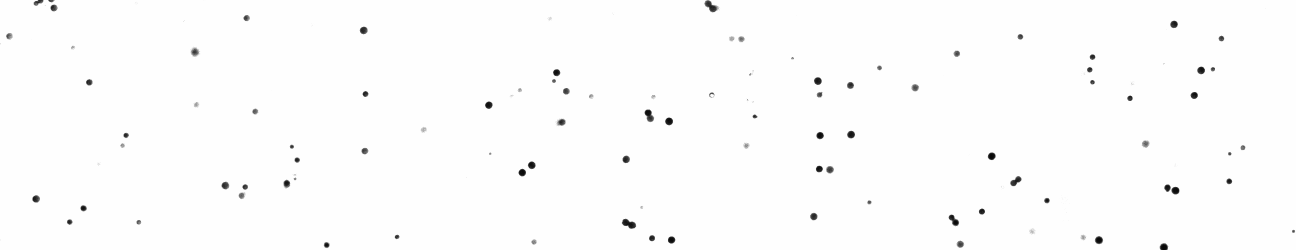
#> input picture ExampleImageSets/original.bmp, 2592 x 500 px, given as the content of the folder ../Test Images/First Sample Images, which was not available (shown at 1/2 size)
$ python determineParticleSizes.py   (older library calls are emulated)
#> lines starting #> are read from the running program, lines starting #| are printed output that depends on the picture; after the words box and inside, x2 and y2 are one past the last pixel; in counts of white or black regions, pixels touching at a corner belong together; pictures that were not available may be replaced by others from this repository, and a replacement may not be noted
# Python 3.6.5 opencv2 script for post-image processing
# Specifically exports areas, diameters, and other units of measure of particles
# during floc strength testing and finds averages, minimums, and maximums.
# Written by Jenny Liu

# Imports:
import cv2
import numpy as np
import xlsxwriter as xls
import math
from itertools import compress
import pathlib
import os, os.path

# Global declarations:
############################## DO NOT MODIFY ###################################
PROJECTED_PIXEL_SIZE = 3.45
CLARITY_THRESHOLD = 10
AREA_THRESHOLD_MIN = 3
AREA_THRESHOLD_MAX = 18000

# A list of cropped images to be written out when TEST is True
crops = []

# Global Lists of Measurements:
filtered_min_area_rects = []
auto_areas = []
pixel_areas = []
auto_diameters = []
pixel_diameters = []
major_axes = []
minor_axes = []
aspect_ratios = []
eccentricities = []
surface_areas = []
sauter_diameters = []
volumes = []
sphericities = []


# Modified with user prompt - PLEASE DO NOT CHANGE THIS HERE
AVG_PARTICLE_HEIGHT = -1.0

############################# PLEASE MODIFY  ###################################
IMAGE_FOLDER_PATH = str(pathlib.Path("../Test Images/First Sample Images"))
TEST_RESULTS_PATH = str(pathlib.Path(IMAGE_FOLDER_PATH + "/img_results"))
RESULTS_FILENAME = str(pathlib.Path(TEST_RESULTS_PATH + "/results_test.xlsx"))


# Turn True if you would like to customize the threshold parameter!
# False results in the default Otsu Algorithm optimum threshold calculation.
CUSTOM_THRESH = True
THRESH_PARAM = 80

# Testing toggle. If True, writes out each step to image files.
TEST = True

################################## MAIN CODE  #####################################
def main():
    # Make sure that the optimized version of the code in cv2 is used here
    cv2.setUseOptimized(True)

    # Create test image folder
    pathlib.Path(TEST_RESULTS_PATH).mkdir(exist_ok = True)
    pathlib.Path(TEST_RESULTS_PATH + "/crops").mkdir(exist_ok = True)

    # Set up the excel file to be modified and set the row in the excel file
    # to start writing at
    workbook, xl_sheet_data, xl_sheet_summary = setup_xl_file()
    num_particles = 0
    startRow = 1

    # Optionally have user input an estimate for particle height
    request_height()
#> the answer given: y
#> the loop in request_height, `while True:` made 1 pass; the answer given on pass 1: 100

    # Make a list of file names in the directory to test and sort them
    file_list = [x for x in os.listdir(IMAGE_FOLDER_PATH) if not os.path.isdir(os.path.join(IMAGE_FOLDER_PATH, x))]

    # Test all images within the folder designated by IMAGE_FOLDER_PATH
    # for file_name in os.listdir(IMAGE_FOLDER_PATH):
    for file_name in file_list:
        # Skip over any non-image files
        if not file_name.endswith(".bmp"):
            continue

        print(file_name)
        img = cv2.imread(os.path.join(IMAGE_FOLDER_PATH, file_name))
#> img is the input picture: shape (500, 2592, 3); min 4, max 254, mean 252.4
        num_particles = analyse(img, startRow, os.path.splitext(file_name)[0], xl_sheet_data)
        startRow = startRow + num_particles
        clear_lists()

    # Write out the summary sheet in the excel workbook, and clear out crops list
    write_xl_summaries(startRow, workbook, xl_sheet_data, xl_sheet_summary)
    crops.clear()
    workbook.close()


# General analysing function. Returns the number of particles successfully
# analysed.
def analyse(img, startRow, file_name, xl_sheet_data):
    test_img(file_name + "_1_original", img)

    img = crop_left_border(img)

    sobel_img, clahe_img = apply_filters(file_name, img)

    thresh_img = threshold_make_binary(clahe_img)

    # Calculate areas and diameters for the particles, both with the contours
    # and by manually counting the pixels
    calc_areas(sobel_img, thresh_img, file_name, img)
    calc_diameters()

    # Find the length of the major and minor axis, the aspect ratios, as well as eccentricity,
    # or how circular the ellipse is (keep in mind, this is merely a cross-section). The closer
    # to 0, the more circular.
    find_side_related_measures()

    # Find the surface areas, volumes, and sauter diameters if the user provides
    # an estimate for the average height of all the particles
    find_height_dependent_measures()

    write_data_to_excel(file_name, startRow, xl_sheet_data)

    return len(auto_areas)


# Apply multiple filters such as grayscale, denoising, clahe, and sobel to the original
# image and return the sobel and clahe results
def apply_filters(file_name, img):
    # Applying a variety of edits and filters to make size calculations easier
    gray_img = grayscale(img)
    test_img(file_name + "_2_gray", gray_img)
    denoise_img = denoise(gray_img)
    test_img(file_name + "_3_denoised", denoise_img)

    # Increase contrast on denoised image and grayscale image using CLAHE
    clahe_denoise_img = increase_contrast(denoise_img)
    clahe_img = increase_contrast(gray_img)
    test_img(file_name + "_4_clahe_denoise", clahe_denoise_img)

    # Used later once bounded rectangles are drawn for determining if the particles
    # are in focus or not.
    sobel_img = sobel_filter(clahe_denoise_img)

    return sobel_img, clahe_img


# Crop the thin left border off the image and then grayscale to analyse further
def crop_left_border(img):
    width = img.shape[1]
    img = img[:,11:]
#> img: shape (500, 2581, 3)

    return img


# Grayscale the image
def grayscale(img):
    return cv2.cvtColor(img, cv2.COLOR_BGR2GRAY)


# Denoise the image so the particles become more clear
def denoise(img):
    denoise_img = cv2.fastNlMeansDenoising(img, 7, 7, 7)

    return denoise_img


# Use CLAHE (Contrast Limited Adaptive Histogram Equalization) to increase the
# image's contrast.
def increase_contrast(img):
    clahe = cv2.createCLAHE(clipLimit=2.0,)
    clahe_img = clahe.apply(img)

    return clahe_img


# Utilize the Sobel filter, a joint Gaussian smoothing and differentiation
# operation, to make the image more resistant to noise.
# Helps determine whether the particle is in focus or not.
def sobel_filter(img):
    # Apply the filter both horizontally and vertically
    sobelX = cv2.Sobel(img, cv2.CV_32F, dx = 1, dy = 0, ksize = 3, scale = 0.25,
             delta = 0, borderType = cv2.BORDER_DEFAULT)
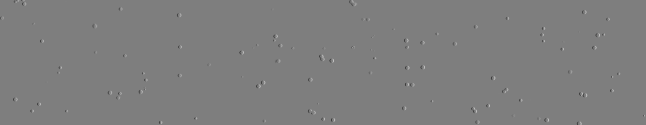
#> sobelX: shape (500, 2581) float32 (shown at 1/4 size); min -222.8, max 225, mean 0; drawn with min black and max white
    sobelY = cv2.Sobel(sobelX, cv2.CV_32F, dx = 0, dy = 1, ksize = 3, scale = 0.25,
             delta = 0, borderType = cv2.BORDER_DEFAULT)
    sobel_img = cv2.magnitude(sobelX, sobelY)
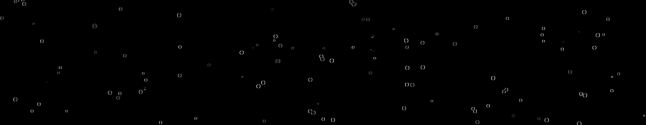
#> sobel_img: shape (500, 2581) float32 (shown at 1/4 size); min 0, max 225, mean 0.9
    sobel_img = sobel_img.astype('uint8')

    return sobel_img


# Simple thresholding, basically making the image binary
def threshold_make_binary(img):
    if CUSTOM_THRESH:
        retval, thresh_img = cv2.threshold(img, THRESH_PARAM, 255, cv2.THRESH_BINARY_INV)
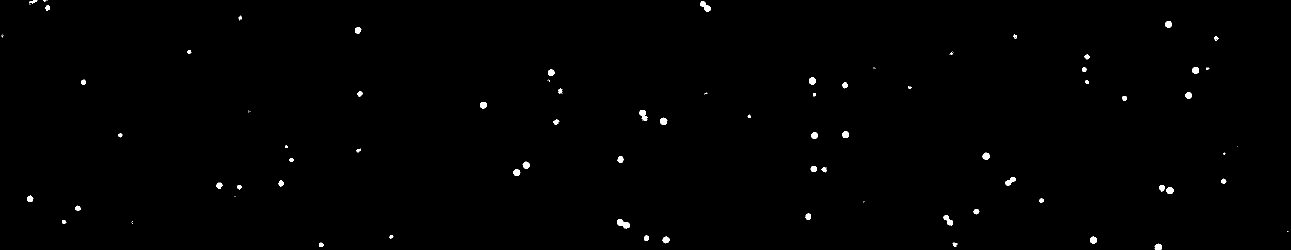
#> thresh_img: shape (500, 2581) (shown at 1/2 size); 0.5% white; 98 white regions (37 under 20 px), largest, box (x1, y1, x2, y2) and area: (1234, 438, 1260, 457) 287, (1400, 2, 1422, 24) 233, (1279, 220, 1295, 242) 218
#> retval = 80
#> (the rest of the program and of its run is left out)
